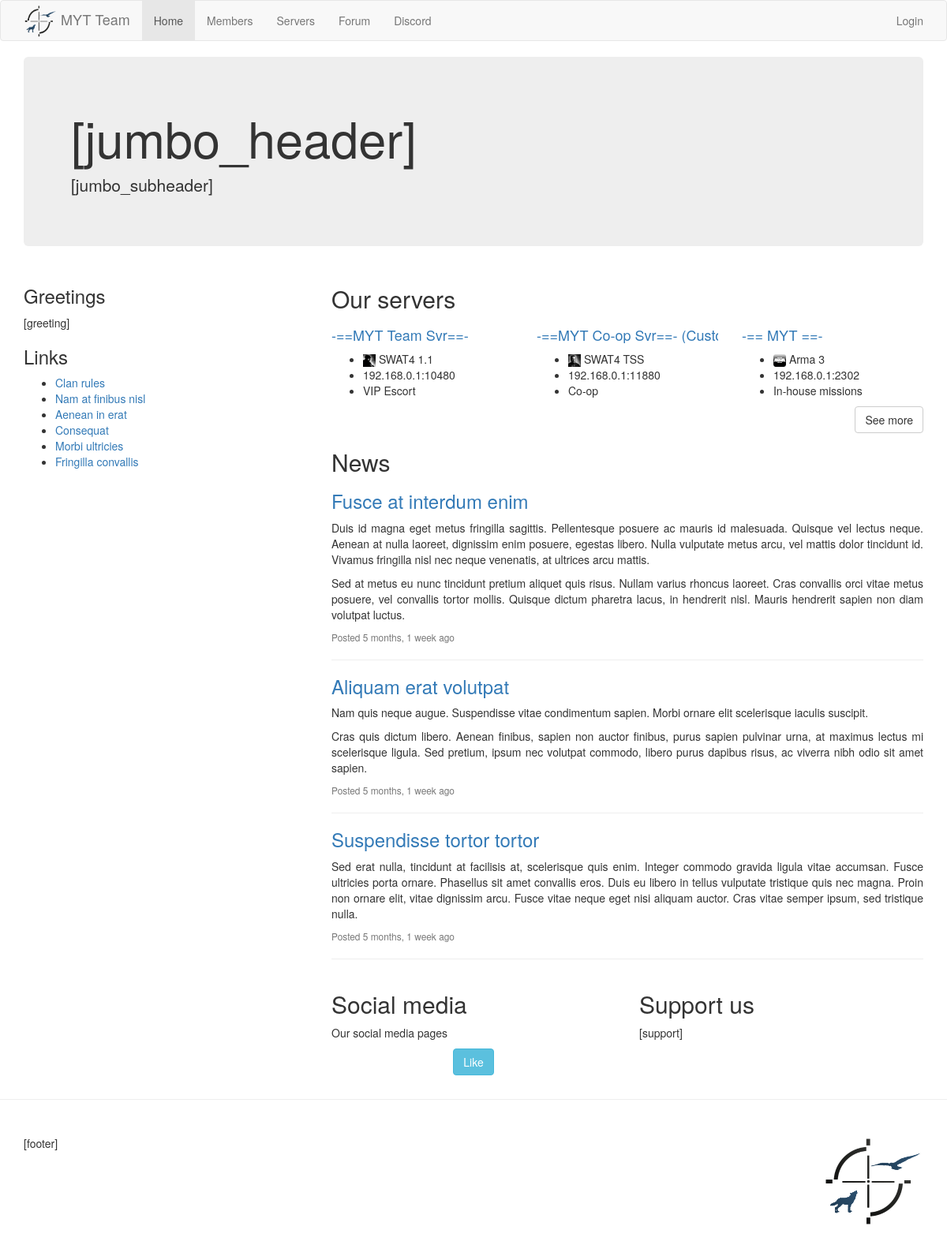
Before: / with the older database file.
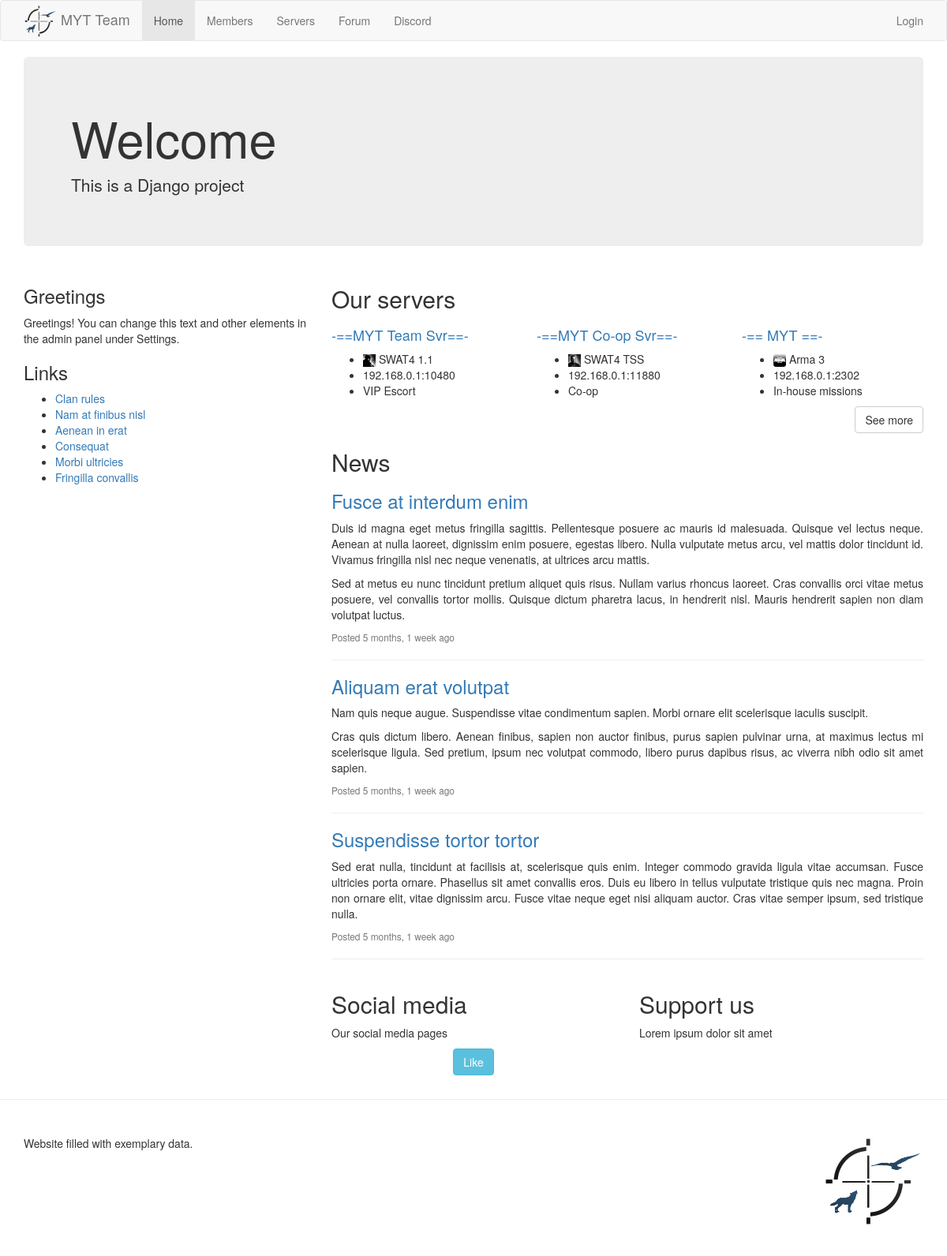
After: the same page with the newer database file.
### homepage/models.py (models this page shows, shortened)
class Server(models.Model):
	name = models.CharField(max_length=50)
	ip = models.GenericIPAddressField("IP address")
	game_port = models.PositiveIntegerField()
	is_active = models.BooleanField(default=True, help_text="Inactive servers aren't displayed")
	is_public = models.BooleanField(default=True, help_text="Is the server public or passworded")
	game = models.ForeignKey("homepage.Game", on_delete=models.PROTECT)
	value = models.IntegerField(default=0, help_text="Used for sorting; greater value -> higher on the list")
	is_featured = models.BooleanField("feature on front page", default=False, help_text="If there are too many or too few servers marked as featured, 'value' will be the deciding factor")
	gamemode = models.CharField(max_length=20, help_text="Dominant gamemode or a brief description of the server")
	query_enabled = models.BooleanField("show server status", default=False)
	query_type = models.CharField(max_length=100, null=True, blank=True)
	query_port = models.PositiveIntegerField(null=True, blank=True)
	query_username = models.CharField(max_length=100, null=True, blank=True)
	query_password = models.CharField(max_length=100, null=True, blank=True)
	objects = ServerManager()

class Game(models.Model):
	title = models.CharField(max_length=20, help_text="Game title including its version")
	icon = models.FilePathField(path=settings.MEDIA_ROOT+"game_icons/", allow_files=True, blank=True, null=True)
	is_supported = models.BooleanField(default=True, help_text="Is this game currently supported")
	objects = GameManager()
	def icon_url(self):
		if self.icon:
			return settings.MEDIA_URL+"game_icons/"+os.path.basename(self.icon)
		return ""

class Setting(models.Model):
	key = models.CharField(primary_key=True, max_length=50)
	verbose_key = models.CharField("setting", max_length=50, blank=True, null=True)
	hints = models.TextField(blank=True, null=True)
	value = models.TextField(blank=True)
	@staticmethod
	def fetch_setting(key, default=""):
		try:
			setting = Setting.objects.get(key=key)
		except Setting.DoesNotExist:
			return default
		if setting.value:
			return setting.value
		else:
			return default

### homepage/views.py (the view)
# urls.py: url(r'^$', views.index, name="index"),
def index(request):
	return render(request, 'homepage/index.html', merge_dicts(get_common_context(), {
		'featured_servers': Server.objects.featured()[:3],
		'social_media': Setting.fetch_setting('social_media', '[social_media]'),
		'support': Setting.fetch_setting('support', '[support]'),
		'jumbo_header': Setting.fetch_setting('jumbo_header', '[jumbo_header]'),
		'jumbo_subheader': Setting.fetch_setting('jumbo_subheader', '[jumbo_subheader]'),
		'greeting': Setting.fetch_setting('greeting', '[greeting]'),
		'latest_news': News.objects.latest(3),
	}))

### homepage/models.py (called while the page is built)
	def get_queryset(self, *args, **kwargs):
		return super(PlayerManager, self).get_queryset().order_by("user__username")

	def members(self):
		return self.get_queryset().filter(is_member=True)

	def new_members(self, period=30):
		return self.members().filter(date_joined__gte=timezone.now()-datetime.timedelta(days=period))

	def get_queryset(self, *args, **kwargs):
		return super(ServerManager, self).get_queryset().order_by("-value", "game", "name")

	def active(self):
		return self.get_queryset().filter(is_active=True)

	def featured(self):
		return self.active().order_by("-is_featured", "-value", "game", "name")

	def get_queryset(self, *args, **kwargs):
		return super(NewsManager, self).get_queryset().order_by("-is_sticky", "-date_written")

	def public(self):
		return self.get_queryset().filter(is_draft=False)

	def latest(self, count=5):
		return self.public()[:count]

### homepage/views.py (called while the page is built)
def get_common_context():
	return {
		'latest_news': News.objects.latest(),
		'new_members': Player.objects.new_members(),
		'links': Setting.fetch_setting('links', '[links]'),
		'footer': Setting.fetch_setting('footer', '[footer]'),
	}

### homepage/templates/homepage/index.html (shortened to what this page needs)
{% extends "homepage/base.html" %}
{% load static %}
{% block content %}
	<div class="jumbotron">
		<h1>{{jumbo_header|default:"[jumbo_header]"|safe}}</h1>
		<p>{{jumbo_subheader|default:"[jumbo_subheader]"|safe}}</p>
	</div>
	<div class="row">
		<div class="col-md-4">
			<section>
				<h3>Greetings</h3>
				{{greeting|default:"[greeting]"|safe}}
			</section>
			<section>
				<h3>Links</h3>
				{{links|default:"[links]"|safe}}
			</section>
		</div>
		<div class="col-md-8">
			<section>
				<h2>Our servers</h2>
				{% if featured_servers %}
				<div class="row">
					{% for server in featured_servers %}
					<div class="col-sm-4">
						<h4 {% if server.name|length > 20 %}data-toggle="tooltip"{% endif %} title="{{server.name}}" style="white-space: nowrap; overflow: hidden;"><a href="{% url 'homepage:server' server.pk %}">{{server.name}}</a></h4>
						<ul>
							<li>
								{% include 'homepage/includes/game_icon.html' with game=server.game %} {{server.game.title}}
							</li>
							<li>{{server.ip}}:{{server.game_port}}</li>
							<li>{{server.gamemode}}</li>
						</ul>
					</div>
					{% endfor %}
				</div>
				<div style="text-align: right">
					<a href="{% url 'homepage:servers'%}" class="btn btn-default">See more</a>
				</div>
				{% else %}
				<p>There are no servers available.</p>
				{% endif %}
			</section>
			<section>
				<h2>News</h2>
				{% for news in latest_news %}
				<article>
					<header>
						<h3>
							<a href="{% url 'homepage:news' news.pk %}">{{news.title}}</a>
						</h3>
					</header>
					{{news.body|safe}}
					<footer>
						<p class="text-muted small">
							Posted {{news.date_written|timesince}} ago
						</p>
					</footer>
				</article>
				<hr>
				{% empty %}
				<p>There are no news to display.</p>
				{% endfor %}
			</section>
			<div class="row">
				<div class="col-sm-6">
					{% if social_media %}
					<section>
						<h2>Social media</h2>
						{{social_media|safe}}
					</section>
					{% endif %}
				</div>
				<div class="col-sm-6">
					{% if support %}
					<section>
						<h2>Support us</h2>
						{{support|safe}}
					</section>
					{% endif %}
				</div>
			</div>
		</div>
	</div>
{% endblock %}

### homepage/templates/homepage/base.html (shortened to what this page needs)
{% load static %}
<!DOCTYPE html>
<html lang="en">
	<head>
		<link rel="stylesheet" href="{% static 'css/bootstrap.min.css' %}" type="text/css"/>
		<link rel="stylesheet" href="{% static 'css/main_theme.css' %}" type="text/css"/>
	</head>
	<body>
		<header>
			<nav class="navbar navbar-default">
				<div class="container">
					<div class="navbar-header">
						<a class="navbar-brand" href="{% url 'homepage:index' %}">
							<img src="{% static 'img/logo.png' %}" alt="MYT">
							MYT Team
						</a>
					</div>
					<ul class="nav navbar-nav">
						<li class="{% if request.path == '/' %}active{% endif %}"><a href="{% url 'homepage:index' %}">Home</a></li>
						<li class="{% if '/members' in request.path %}active{% endif %}"><a href="{% url 'homepage:members' %}">Members</a></li>
						<li class="{% if '/servers' in request.path %}active{% endif %}"><a href="{% url 'homepage:servers' %}">Servers</a></li>
						<li><a href="{% url 'homepage:forum' %}" target="_blank">Forum</a></li>
						<li><a href="{% url 'homepage:discord' %}" target="_blank">Discord</a></li>
					</ul>
					<ul class="nav navbar-nav navbar-right">
						<li><a href="{% url 'admin:index' %}" target="_blank">{% if user.is_authenticated %}Admin panel{% else %}Login{% endif %}</a></li>
					</ul>
				</div>
			</nav>
		</header>
		<div class="container">
			{% block content %}{% endblock %}
		</div>
		<hr>
		<footer>
			<div class="container">
				<div class="row" style="margin-top: 25px; margin-bottom: 35px;">
					<div class="col-md-8">
						{{footer|safe}}
					</div>
					<div class="col-md-4" style="text-align: right;">
						<a href="{% url 'homepage:index' %}"><img src="{% static 'img/logo.png' %}" alt="MYT" class="footer-logo"></a>
					</div>
				</div>
			</div>
		</footer>
	</body>
</html>

### homepage/templates/homepage/includes/game_icon.html
{% load static %}{% if game %}<img src="{% if game.icon %}{{game.icon_url}}{% else %}{% static 'img/unknown_game.gif' %}{% endif %}" alt="" class="{{img_class|default:'small-game-icon'}}">{% endif %}

Changed rows visible on the page:
now on this page (row edited): Setting: value "Welcome"
now on this page (row edited): Setting: value "This is a Django project"
now on this page (row edited): Setting: value "Greetings! You can change this text and other elements in the admin panel under Settings."
changed Server "Co-op": name "-==MYT Co-op Svr==-…" → "-==MYT Co-op Svr==-"
now on this page (row edited): Setting: value "Lorem ipsum dolor sit amet"
now on this page (row edited): Setting: value "Website filled with exemplary data."
Other visible differences:
{{ jumbo_header|default:"[jumbo_header]"|safe }}: "[jumbo_header]" → (not shown)
{{ jumbo_subheader|default:"[jumbo_subheader]"|safe }}: "[jumbo_subheader]" → (not shown)
{{ greeting|default:"[greeting]"|safe }}: "[greeting]" → (not shown)
{{ support|safe }}: "[support]" → (not shown)
{{ footer|safe }}: "[footer]" → (not shown)
